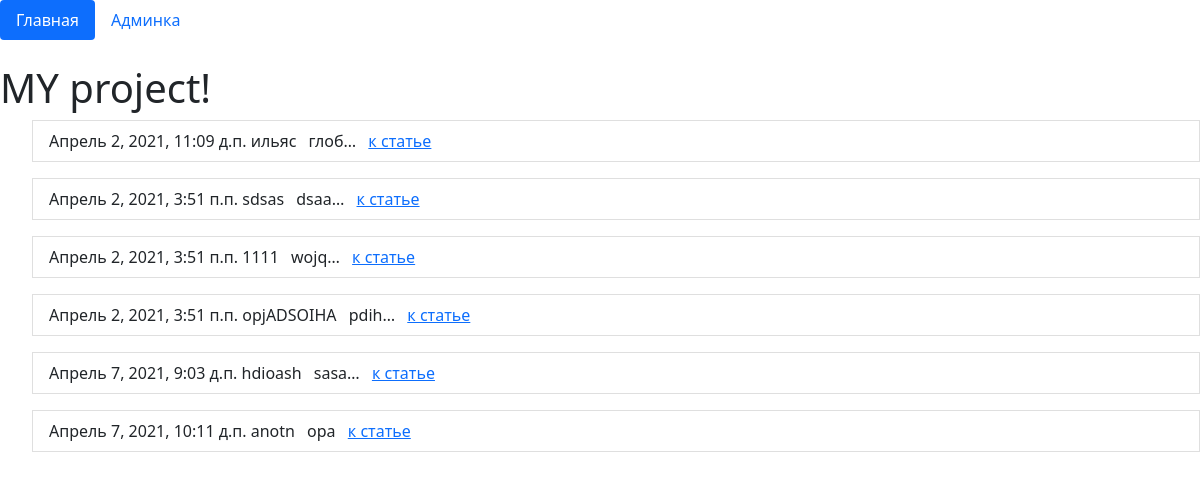
Before: / with the older database file.
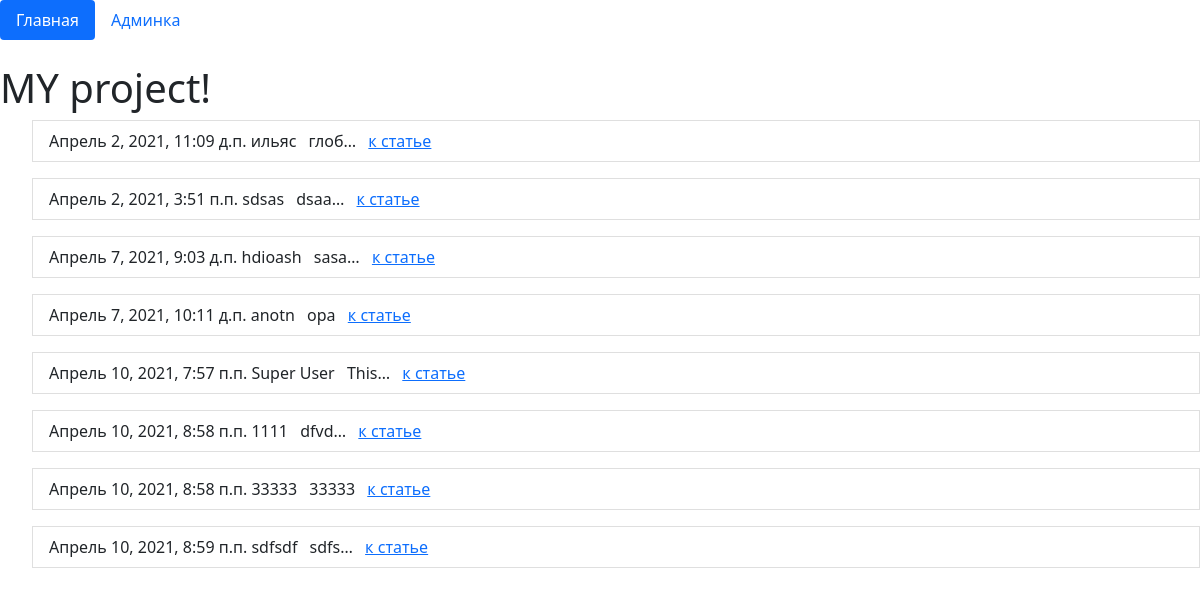
After: the same page with the newer database file.
### main/models.py (models this page shows, shortened)
class Material(models.Model):
    name = models.CharField(max_length=250)
    text = models.TextField()
    create_date = models.DateTimeField(auto_now=True)

### main/views.py (the view)
# urls.py: path('', views.HomeListView.as_view(), name='home'),
class HomeListView(ListView):
    model = Material
    template_name = 'index.html'
    context_object_name = 'list_material'

### main/templates/index.html (shortened to what this page needs)
<!doctype html>
<html lang="ru">
<head>
  <link href="https://cdn.jsdelivr.net/npm/bootstrap@5.0.0-beta3/dist/css/bootstrap.min.css" rel="stylesheet">
</head>
<body>
  <div class="container.mt-4">
    <ul class="nav nav-pills">
      <li class="nav-item">
        {% url "home" as url_home %}
        <a class="nav-link {% if url_home == request.path%}active{% endif %}" aria-current="page" href="{{ url_home }}">Главная</a>
      </li>
      <li class="nav-item">
        {% url "edit_page" as url_edit_page %}
        <a class="nav-link {% if url_edit_page == request.path%}active{% endif %}"" href="{{ url_edit_page }}">Админка</a>
      </li>
    </ul>
    {% block content %}
      <h1 class="mt-4">MY project!</h1>
      {% for el in list_material %}
        <ul class="list-group.mt-4">
          <li class="list-group-item">{{ el.create_date }}
            {{ el.name }}
            <span class="m-2">{{ el.text|truncatechars:"5"}}</span>
            <span class="float-right.mr-3"><a href="/detail/{{el.id}}">к статье</a></span>
          </li>
        </ul>
      {% endfor %}
    {% endblock %}
  </div>
</body>
</html>

Changed rows visible on the page:
removed Material: create_date "Апрель 2, 2021, 3:51 п.п.", name "1111", text "wojq…"
removed Material: create_date "Апрель 2, 2021, 3:51 п.п.", name "opjADSOIHA", text "pdih…"
added Material: create_date "Апрель 10, 2021, 7:57 п.п.", name "Super User", text "This…"
added Material: create_date "Апрель 10, 2021, 8:58 п.п.", name "1111", text "dfvd…"
added Material: create_date "Апрель 10, 2021, 8:58 п.п.", name "33333", text "33333"
added Material: create_date "Апрель 10, 2021, 8:59 п.п.", name "sdfsdf", text "sdfs…"
